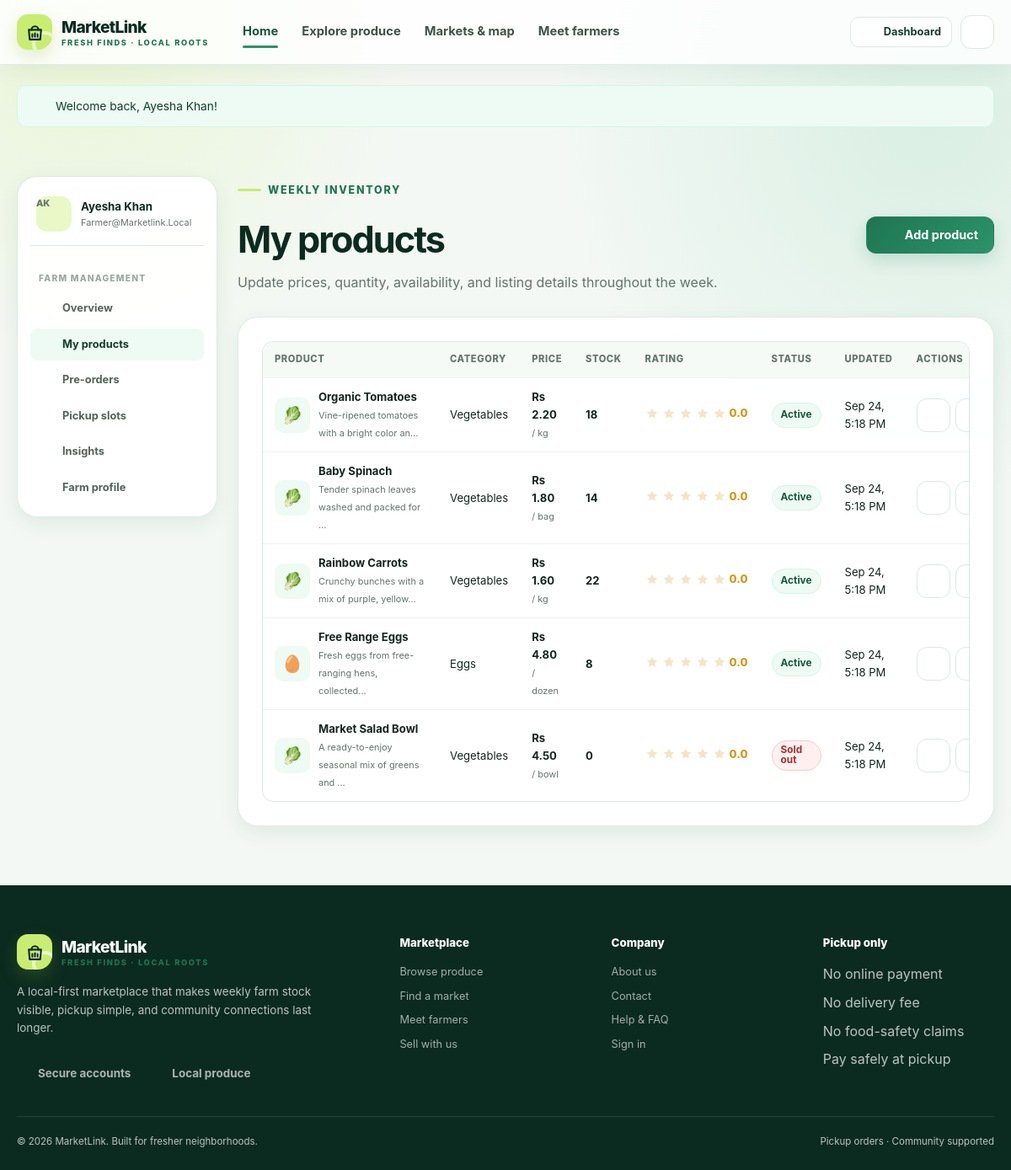
The page /index.php?page=farmer-products (signed in) on the database its author committed.
### tables this page shows
CREATE TABLE users (
    id INT UNSIGNED AUTO_INCREMENT PRIMARY KEY,
    role ENUM('customer','farmer','admin') NOT NULL,
    status ENUM('active','pending','approved','rejected','suspended','deactivated') NOT NULL DEFAULT 'active',
    name VARCHAR(80) NOT NULL,
    email VARCHAR(120) NOT NULL UNIQUE,
    phone VARCHAR(25) NOT NULL,
    address VARCHAR(500) NOT NULL,
    password_hash VARCHAR(255) NOT NULL,
    created_at DATETIME NOT NULL DEFAULT CURRENT_TIMESTAMP,
    updated_at DATETIME NOT NULL DEFAULT CURRENT_TIMESTAMP ON UPDATE CURRENT_TIMESTAMP,
    last_login_at DATETIME NULL,
    INDEX idx_users_role_status (role, status)
);

CREATE TABLE products (
    id INT UNSIGNED AUTO_INCREMENT PRIMARY KEY,
    farmer_id INT UNSIGNED NOT NULL,
    category_id INT UNSIGNED NOT NULL,
    name VARCHAR(100) NOT NULL,
    description TEXT NOT NULL,
    price_cents INT UNSIGNED NOT NULL,
    unit VARCHAR(20) NOT NULL DEFAULT 'piece',
    stock_quantity INT UNSIGNED NOT NULL DEFAULT 0,
    image VARCHAR(255) NULL,
    status ENUM('active','unavailable','sold_out','hidden') NOT NULL DEFAULT 'active',
    created_at DATETIME NOT NULL DEFAULT CURRENT_TIMESTAMP,
    updated_at DATETIME NOT NULL DEFAULT CURRENT_TIMESTAMP ON UPDATE CURRENT_TIMESTAMP,
    INDEX idx_products_public (status, category_id, price_cents, created_at),
    INDEX idx_products_farmer (farmer_id, status, updated_at),
    CONSTRAINT fk_product_farmer FOREIGN KEY (farmer_id) REFERENCES users(id) ON DELETE RESTRICT,
    CONSTRAINT fk_product_category FOREIGN KEY (category_id) REFERENCES categories(id) ON DELETE RESTRICT
);

CREATE TABLE categories (
    id INT UNSIGNED AUTO_INCREMENT PRIMARY KEY,
    name VARCHAR(80) NOT NULL UNIQUE,
    description VARCHAR(300) NOT NULL DEFAULT '',
    status ENUM('active','inactive') NOT NULL DEFAULT 'active',
    sort_order INT NOT NULL DEFAULT 0,
    created_at DATETIME NOT NULL DEFAULT CURRENT_TIMESTAMP,
    updated_at DATETIME NOT NULL DEFAULT CURRENT_TIMESTAMP ON UPDATE CURRENT_TIMESTAMP
);

### index.php (called while the page is built, shortened)
<?php
require BASE_PATH . '/includes/database.php';
require BASE_PATH . '/includes/helpers.php';
require BASE_PATH . '/app/farmer.php';
require BASE_PATH . '/app/router.php';
$page = is_string($_GET['page'] ?? null) ? $_GET['page'] : 'home';
try {
    route_request($page);
} catch (Throwable $exception) {
    error_log('[MarketLink] ' . $exception->getMessage());
    http_response_code(500);
    if (APP_DEBUG) {
        echo '<pre style="white-space:pre-wrap;padding:24px;font:14px/1.6 ui-monospace,monospace">';
        echo e(get_class($exception) . ': ' . $exception->getMessage() . "\n\n" . $exception->getTraceAsString());
        echo '</pre>';
    } else {
        require BASE_PATH . '/views/partials/header.php';
        require BASE_PATH . '/views/errors.php';
        require BASE_PATH . '/views/partials/footer.php';
    }
}

### includes/database.php (called while the page is built, shortened)
<?php
function db(): PDO
{
    static $connection = null;
    if ($connection instanceof PDO) {
        return $connection;
    }
    $options = [
        PDO::ATTR_ERRMODE => PDO::ERRMODE_EXCEPTION,
        PDO::ATTR_DEFAULT_FETCH_MODE => PDO::FETCH_ASSOC,
        PDO::ATTR_EMULATE_PREPARES => false,
        PDO::MYSQL_ATTR_INIT_COMMAND => "SET NAMES utf8mb4 COLLATE utf8mb4_unicode_ci",
        PDO::MYSQL_ATTR_MULTI_STATEMENTS => true,
    ];
    try {
        $connection = new PDO(
            'mysql:host=' . DB_HOST . ';port=' . DB_PORT . ';dbname=' . DB_NAME . ';charset=utf8mb4',
            DB_USER,
            DB_PASSWORD,
            $options
        );
    } catch (PDOException $exception) {
        if (($exception->getCode() !== '42000') && !str_contains(strtolower($exception->getMessage()), 'unknown database')) {
            throw $exception;
        }
        $server = new PDO(
            'mysql:host=' . DB_HOST . ';port=' . DB_PORT . ';charset=utf8mb4',
            DB_USER,
            DB_PASSWORD,
            $options
        );
        $server->exec('CREATE DATABASE IF NOT EXISTS `' . DB_NAME . '` CHARACTER SET utf8mb4 COLLATE utf8mb4_unicode_ci');
        $connection = new PDO(
            'mysql:host=' . DB_HOST . ';port=' . DB_PORT . ';dbname=' . DB_NAME . ';charset=utf8mb4',
            DB_USER,
            DB_PASSWORD,
            $options
        );
    }
    $connection->exec("SET time_zone = '+05:00'");
    return $connection;
}

### views/farmer/products.php (the view, shortened to what this page needs)
<div class="dashboard-head reveal"><div><span class="eyebrow">Weekly inventory</span><h1>My products</h1><p>Update prices, quantity, availability, and listing details throughout the week.</p></div><a class="btn" href="<?= e(url('farmer-product-form')) ?>"><?= icon('plus') ?> Add product</a></div>
<div class="content-card card reveal reveal-delay-1">
<?php if($productRows): ?><div class="table-wrap"><table><thead><tr><th>Product</th><th>Category</th><th>Price</th><th>Stock</th><th>Rating</th><th>Status</th><th>Updated</th><th>Actions</th></tr></thead><tbody><?php foreach($productRows as $product): ?><tr><td><div class="table-product"><span class="table-thumb"><?php $img=product_image_url($product['image']); if($img): ?><img src="<?= e($img) ?>" alt=""><?php else: ?><?= e(product_placeholder($product['category_name'])) ?><?php endif; ?></span><div><strong><?= e($product['name']) ?></strong><br><small class="text-muted"><?= e(mb_strimwidth($product['description'],0,45,'…')) ?></small></div></div></td><td><?= e($product['category_name']) ?></td><td><strong><?= money($product['price']) ?></strong><br><small class="text-muted">/ <?= e($product['unit']) ?></small></td><td><strong><?= (int)$product['stock_quantity'] ?></strong></td><td><?= star_display((float)$product['average_rating']) ?></td><td><?= status_pill($product['status']) ?></td><td><?= format_date($product['updated_at'],'M j, g:i A') ?></td><td><div class="table-actions"><a class="icon-btn" href="<?= e(url('farmer-product-form',['id'=>$product['id']])) ?>" aria-label="Edit <?= e($product['name']) ?>"><?= icon('edit') ?></a><?php if($product['status']!=='hidden'): ?><form method="post" action="<?= e(url('farmer-product-delete')) ?>" data-confirm="Hide this product? Historical orders will be kept."><?= csrf_field() ?><input type="hidden" name="product_id" value="<?= (int)$product['id'] ?>"><button class="icon-btn" type="submit" aria-label="Hide <?= e($product['name']) ?>"><?= icon('trash') ?></button></form><?php endif; ?></div></td></tr><?php endforeach; ?></tbody></table></div><?php else: ?><div class="empty-state"><span class="empty-state-icon">🌱</span><h3>Your weekly stock is empty</h3><p>Add your first product with a clear name, fair price, and current quantity.</p><a class="btn" href="<?= e(url('farmer-product-form')) ?>"><?= icon('plus') ?> Add first product</a></div><?php endif; ?>
</div>

### includes/helpers.php (shortened to what this page needs)
<?php
function e(mixed $value): string
{
    return htmlspecialchars((string) $value, ENT_QUOTES | ENT_SUBSTITUTE, 'UTF-8');
}
function base_path_url(): string
{
    static $base = null;
    if ($base !== null) {
        return $base;
    }
    $script = str_replace('\\', '/', $_SERVER['SCRIPT_NAME'] ?? '/index.php');
    $directory = rtrim(str_replace('\\', '/', dirname($script)), '/');
    $base = $directory === '.' ? '' : $directory;
    return $base;
}
function url(string $page = 'home', array $params = []): string
{
    $query = array_merge(['page' => $page], $params);
    return base_path_url() . '/index.php?' . http_build_query($query);
}
function account_can_access(array $user): bool
{
    return match ($user['role'] ?? '') {
        'admin', 'customer' => ($user['status'] ?? '') === 'active',
        'farmer' => in_array($user['status'] ?? '', ['pending', 'approved'], true),
        default => false,
    };
}
function current_user(): ?array
{
    static $loaded = false;
    static $user = null;
    if ($loaded) {
        return $user;
    }
    $loaded = true;
    $userId = (int) ($_SESSION['user_id'] ?? 0);
    $statement = db()->prepare('SELECT * FROM users WHERE id = ? LIMIT 1');
    $statement->execute([$userId]);
    $record = $statement->fetch();
    unset($record['password_hash']);
    $user = $record;
    return $user;
}
function require_auth(): array
{
    $user = current_user();
    return $user;
}
function require_role(string|array $roles): array
{
    $user = require_auth();
    $allowed = (array) $roles;
    return $user;
}
function cart_count(): int
{
    $user = current_user();
    if (!$user || $user['role'] !== 'customer') {
        return 0;
    }
    $statement = db()->prepare('SELECT COALESCE(SUM(quantity), 0) FROM cart_items WHERE user_id = ?');
    $statement->execute([(int) $user['id']]);
    return (int) $statement->fetchColumn();
}
function money(float|int|string $amount): string
{
    return 'Rs ' . number_format((float) $amount, 2);
}
function format_date(?string $date, string $format = 'M j, Y'): string
{
    $timestamp = strtotime($date);
    return $timestamp ? date($format, $timestamp) : '—';
}
function initials(string $name): string
{
    $parts = preg_split('/\s+/', trim($name)) ?: [];
    $letters = '';
    foreach (array_slice($parts, 0, 2) as $part) {
        $letters .= function_exists('mb_substr') ? mb_substr($part, 0, 1, 'UTF-8') : substr($part, 0, 1);
    }
    return strtoupper($letters ?: 'ML');
}
function status_pill(string $status): string
{
    $classes = [
        'placed' => 'pill-blue',
        'accepted' => 'pill-orange',
        'ready' => 'pill-lime',
        'completed' => 'pill',
        'declined' => 'pill-red',
        'cancelled' => 'pill-red',
        'pending' => 'pill-orange',
        'approved' => 'pill',
        'suspended' => 'pill-red',
        'deactivated' => 'pill-red',
        'active' => 'pill',
        'inactive' => 'pill-gray',
        'sold_out' => 'pill-red',
        'hidden' => 'pill-gray',
    ];
    $label = str_replace('_', ' ', ucfirst(strtolower($status)));
    return '<span class="pill ' . ($classes[strtolower($status)] ?? 'pill-gray') . '">' . e($label) . '</span>';
}
function star_display(float $rating, bool $showNumber = true): string
{
    $rating = max(0, min(5, $rating));
    $full = (int) floor($rating);
    $half = $rating - $full >= 0.5;
    $html = '<span class="rating" aria-label="' . e(number_format($rating, 1)) . ' out of 5 stars">';
    for ($i = 1; $i <= 5; $i++) {
        if ($i <= $full) {
            $html .= '<svg viewBox="0 0 24 24" aria-hidden="true"><path d="m12 2.5 2.9 5.88 6.49.94-4.7 4.58 1.11 6.46L12 17.31l-5.8 3.05 1.1-6.46-4.69-4.58 6.49-.94L12 2.5Z"/></svg>';
        } else {
            $html .= '<svg viewBox="0 0 24 24" aria-hidden="true" style="opacity:.25"><path d="m12 2.5 2.9 5.88 6.49.94-4.7 4.58 1.11 6.46L12 17.31l-5.8 3.05 1.1-6.46-4.69-4.58 6.49-.94L12 2.5Z"/></svg>';
        }
    }
    if ($showNumber) {
        $html .= '<span class="sr-only">Rating:</span><span>' . e(number_format($rating, 1)) . '</span>';
    }
    return $html . '</span>';
}
function product_placeholder(string $category): string
{
    $map = [
        'vegetables' => '🥬',
        'fruits' => '🍎',
        'dairy' => '🥛',
        'bakery' => '🥖',
        'eggs' => '🥚',
        'pantry' => '🫙',
        'herbs' => '🌿',
        'honey' => '🍯',
    ];
    return $map[strtolower($category)] ?? '🧺';
}
function product_image_url(?string $filename): ?string
{
    if (!$filename) {
        return null;
    }
    return null;
}
function icon(string $name, string $class = ''): string
{
    $path = $paths[$name] ?? $paths['leaf'];
    $classAttribute = $class !== '' ? ' class="' . e($class) . '"' : '';
    return '<svg' . $classAttribute . ' viewBox="0 0 24 24" fill="none" stroke="currentColor" stroke-linecap="round" stroke-linejoin="round" aria-hidden="true">' . $path . '</svg>';
}

### views/dashboard/sidebar.php (shortened to what this page needs)
<?php
$dashboardPage = $dashboardPage ?? '';
$user = current_user();
$menus = [
    'customer' => [
        ['label' => 'Shopping', 'items' => [
            ['customer-dashboard', 'Overview', 'dashboard'],
            ['orders', 'My orders', 'orders'],
            ['favorites', 'Favorites', 'heart'],
            ['profile', 'My profile', 'user'],
        ]],
    ],
    'farmer' => [
        ['label' => 'Farm management', 'items' => [
            ['farmer-dashboard', 'Overview', 'dashboard'],
            ['farmer-products', 'My products', 'package'],
            ['farmer-orders', 'Pre-orders', 'orders'],
            ['farmer-slots', 'Pickup slots', 'calendar'],
            ['farmer-insights', 'Insights', 'chart'],
            ['profile', 'Farm profile', 'user'],
        ]],
    ],
    'admin' => [
        ['label' => 'Platform control', 'items' => [
            ['admin-dashboard', 'Overview', 'dashboard'],
            ['admin-users', 'Users', 'users'],
            ['admin-markets', 'Markets', 'map'],
            ['admin-categories', 'Categories', 'package'],
            ['admin-moderation', 'Moderation', 'shield'],
            ['admin-reports', 'Reports', 'chart'],
            ['admin-announcements', 'Announcements', 'bell'],
        ]],
    ],
];
?>
<aside class="card dashboard-nav" aria-label="Dashboard navigation">
    <div class="dashboard-user">
        <span class="user-avatar"><?= e(initials($user['name'])) ?></span>
        <div><strong><?= e($user['name']) ?></strong><span><?= e($user['email']) ?></span></div>
    </div>
    <nav class="side-nav">
        <?php foreach ($menus[$user['role']] ?? [] as $section): ?>
            <div class="side-label"><?= e($section['label']) ?></div>
            <?php foreach ($section['items'] as [$pageKey, $label, $iconName]): ?>
                <a class="<?= $dashboardPage === $pageKey ? 'active' : '' ?>" href="<?= e(url($pageKey)) ?>">
                    <?= icon($iconName) ?><span><?= e($label) ?></span>
                </a>
            <?php endforeach; ?>
        <?php endforeach; ?>
    </nav>
</aside>

### rows shown on the page
users: name "AK", name "Ayesha Khan", email "Farmer@marketlink.local"
products: category.name "🥬", name "Organic Tomatoes", description "Vine-ripened tomatoes with a bright color an…", category.name "Vegetables", price "Rs 2.20", unit "kg", stock_quantity "18", status "Active", updated_at "Sep 24, 5:18 PM"
products: category.name "🥬", name "Baby Spinach", description "Tender spinach leaves washed and packed for …", category.name "Vegetables", price "Rs 1.80", unit "bag", stock_quantity "14", status "Active", updated_at "Sep 24, 5:18 PM"
products: category.name "🥬", name "Rainbow Carrots", description "Crunchy bunches with a mix of purple, yellow…", category.name "Vegetables", price "Rs 1.60", unit "kg", stock_quantity "22", status "Active", updated_at "Sep 24, 5:18 PM"
products: category.name "🥚", name "Free Range Eggs", description "Fresh eggs from free-ranging hens, collected…", category.name "Eggs", price "Rs 4.80", unit "dozen", stock_quantity "8", status "Active", updated_at "Sep 24, 5:18 PM"
products: category.name "🥬", name "Market Salad Bowl", description "A ready-to-enjoy seasonal mix of greens and …", category.name "Vegetables", price "Rs 4.50", unit "bowl", stock_quantity "0", status "Sold out", updated_at "Sep 24, 5:18 PM"

### other values the page prints
APP_NAME "MarketLink"
$label "Home"
$label "Explore produce"
$label "Markets & map"
$label "Meet farmers"
$flash['message'] "Welcome back, Ayesha Khan!"
$section['label'] "FARM MANAGEMENT"
$label "Overview"
$label "My products"
$label "Pre-orders"
$label "Pickup slots"
$label "Insights"
$label "Farm profile"
